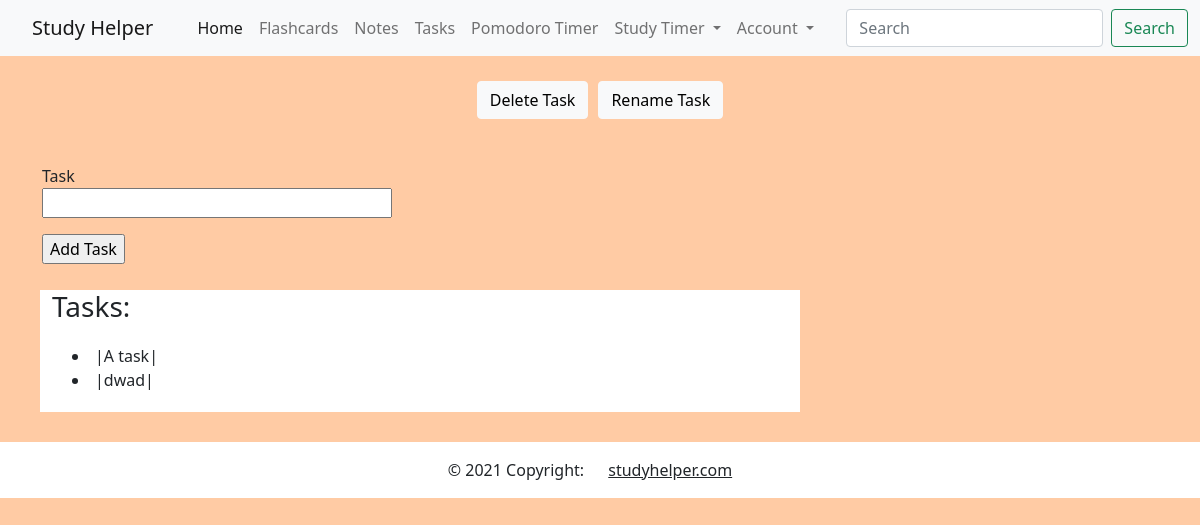
Page /todo-tracker (signed in) on the earlier database version.
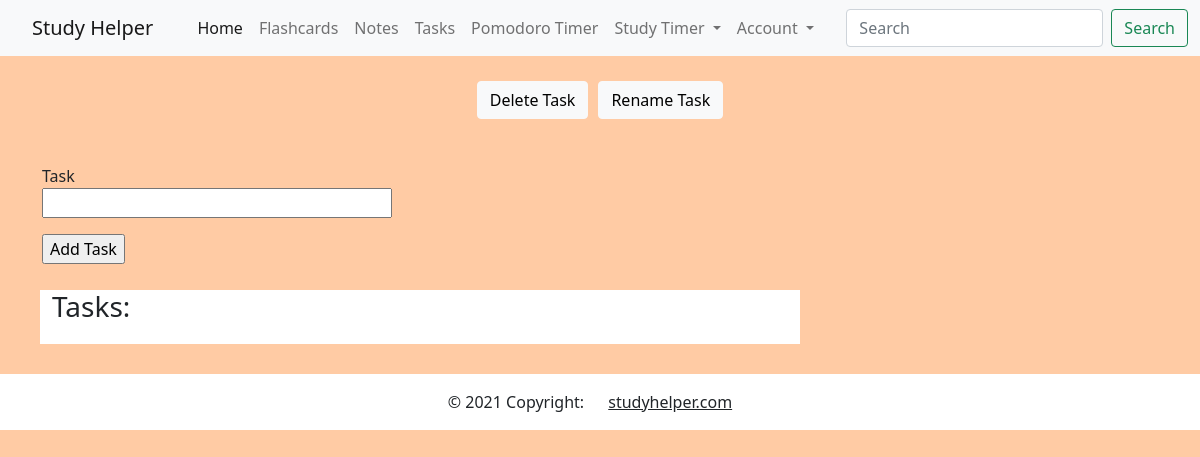
Same page on the later database version.
### myapp/models.py (models this page shows)
class Task(UserMixin, db.Model):
    id = db.Column(db.Integer, primary_key=True)
    task = db.Column(db.String(256), index=True)
    author_id = db.Column(db.Integer, db.ForeignKey('user.id'))
    def __repr__(self):
        return f'|{self.task}|'

### myapp/routes.py (the view)
@myapp_obj.route("/todo-tracker", methods=['GET', 'POST'])
@login_required
def todo_tracker():
    add_form = TaskForm()
    list = Task.query.filter_by(author_id = current_user.get_id())
    if add_form.validate_on_submit():
        task = Task(task = add_form.task.data, author_id = current_user.get_id())
        db.session.add(task)
        db.session.commit()
        flash('Task added.')
    return render_template("/user/todo-tracker.html", add_form=add_form, list=list)

### myapp/forms.py
class TaskForm(FlaskForm):
    task = StringField('Task', validators=[DataRequired()])
    submit = SubmitField('Add Task')

### myapp/models.py (called while the page is built)
@login.user_loader
def load_user(id):
    return User.query.get(int(id))

### myapp/templates/user/todo-tracker.html (shortened to what this page needs)
{% extends "user/user_menu.html" %}
{% block content %}
<link rel="stylesheet" href="{{ url_for('static', filename='css/portal.css') }}">
<ul class="nav justify-content-center">
  <li class="nav-item">
    <a class="btn btn-light" href="/todo-tracker/delete" role="button">Delete Task</a>
  </li>
  <li class="nav-item">
    <a class="btn btn-light" href="/todo-tracker/rename" role="button">Rename Task</a>
  </li>
</ul>
<div class="container">
    <form method="POST" novalidate>
    <p> {{ add_form.task.label }} <br>
    {{ add_form.task(size=32) }}</p>
    <p>{{ add_form.submit() }}</p>
    </form>
    <div class="row">
        <div class="col-8">
            <h3>Tasks:</h3>
            <div class="space">
                {% for tasks in list %}
                    <li>{{ tasks }}</li>
                {% endfor %}
            </div>
        </div>
    </div>
</div>
{% endblock %}

Differences in the rows shown:
removed Task: task "|A task|"
removed Task: task "|dwad|"
